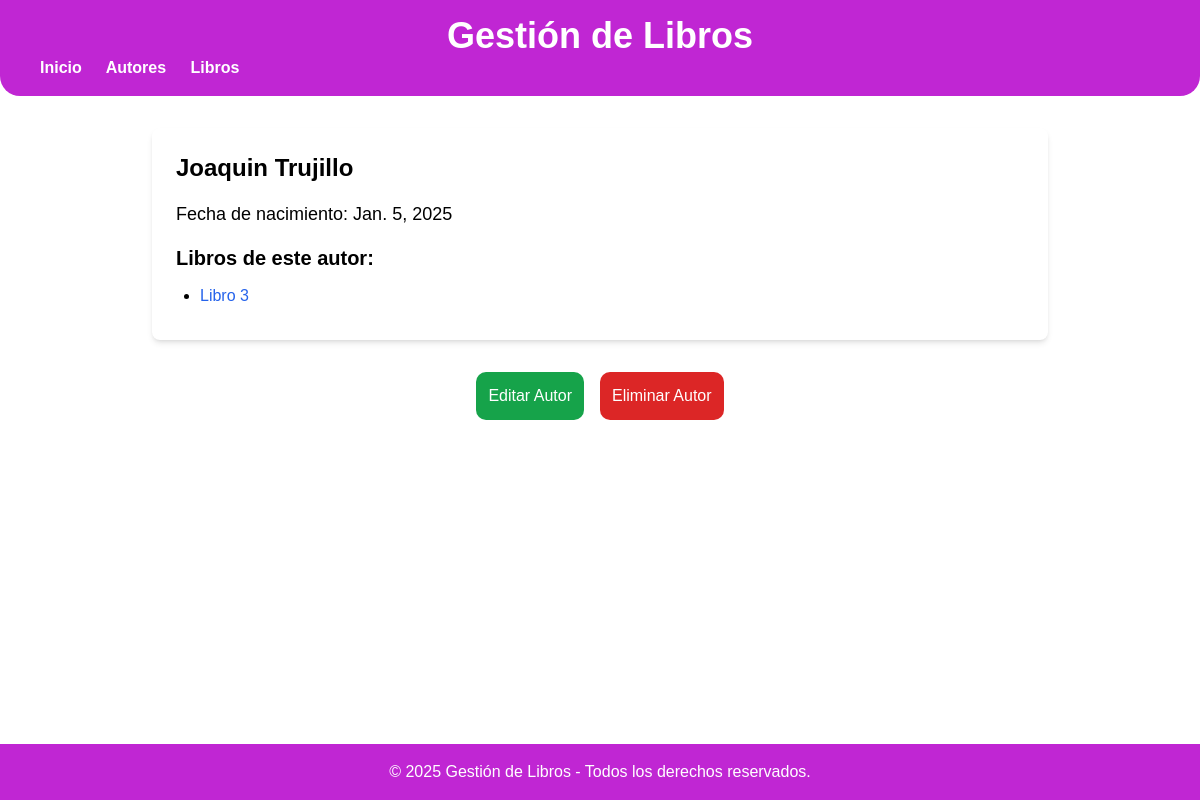
Screenshot of /gestion/autores/2/ with the database file from the repository.
### myapp/models.py (models this page shows, shortened)
class Autor(models.Model):
    nombre= models.CharField(max_length=100)
    apellido= models.CharField(max_length=100)
    fecha_nacimiento= models.DateField()

class Libro(models.Model):
    titulo = models.CharField(max_length=100)
    fecha_publi = models.DateField()
    genero = models.CharField(max_length=100)
    isbn = models.CharField(max_length=13,unique=True)
    autor = models.ForeignKey(Autor, on_delete=models.CASCADE)

### myapp/views.py (the view)
# urls.py: path('autores/<int:pk>/', views.AutorDetailView.as_view(), name='detalle_autor'),
class AutorDetailView(DetailView):
    model = Autor
    template_name = 'detalle_autor.html'
    context_object_name = 'autor'

### templates/detalle_autor.html (shortened to what this page needs)
{% extends 'layouts/base.html' %}
{% block content %}
<h1 class="text-2xl font-semibold mb-4 capitalize">{{ object.nombre }} {{ object.apellido }}</h1>
<p class="text-lg mb-4">Fecha de nacimiento: <span class="font-medium">{{ object.fecha_nacimiento }}</span></p>
<h2 class="text-xl font-bold mb-3">Libros de este autor:</h2>
<ul class="list-disc pl-6">
    {% for libro in object.libro_set.all %}
    <li class="mb-2">
        <a href="{% url 'detalle_libro' libro.id %}" class="text-blue-600 hover:underline">{{ libro.titulo }}</a>
    </li>
    {% empty %}
    <p class="text-gray-600">Este autor aún no tiene libros registrados.</p>
    {% endfor %}
</ul>
{% endblock %}
{% block actions %}
<div class="max-w-4xl mx-auto mt-8 bg-white rounded-lg flex flex-col items-center">
    <div class="flex gap-4 justify-center">
        <a href="{% url 'edit_autor' object.id %}" class="bg-green-600 p-3 text-white rounded-[10px] hover:bg-green-500">Editar Autor</a>
        <a href="{% url 'delete_autor' object.id  %}" class="bg-red-600 p-3 text-white rounded-[10px] hover:bg-red-500">Eliminar Autor</a>
    </div>
</div>
{% endblock%}

### templates/layouts/base.html (style rules this page uses)
* { font-family: Arial, sans-serif; margin: 0; padding: 0; }

### rows the page displays
Autor: nombre "Joaquin", apellido "Trujillo", fecha_nacimiento "Jan. 5, 2025"
Libro: titulo "Libro 3"
